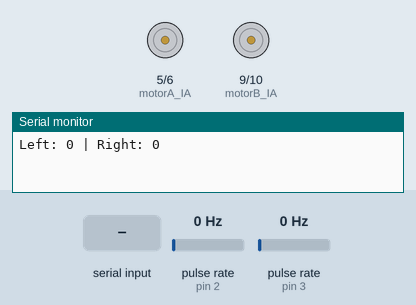
Bench run of a sketch on a simulated Arduino Uno, built with avr-gcc and run on an emulated ATmega328P. Shown: motor-driver pin pairs drawn as motors (green arrow = first pin HIGH = forward, orange = second pin HIGH = backward, longer = more drive), the last lines printed to the serial monitor. Wiring (inferred from the names in the program): 2 × pulse sensor: data pin 2 / data pin 3. The inputs (shaded band) are chosen by the test bench; at power-on: pulse rate (sensors on pin 2, pin 3) 0 Hz.

Above: at 1.2 s.
1.3 s: "F" received over Serial
At 1.6 s:
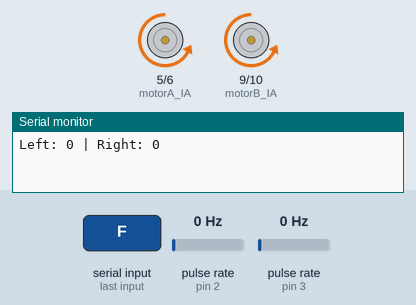
2.8 s: "B" received over Serial
At 3.9 s:
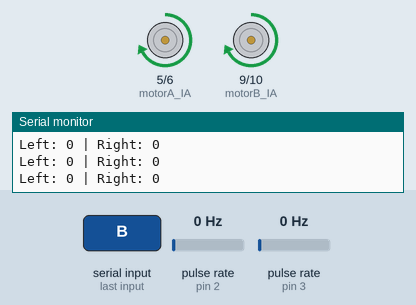
4.3 s: "L" received over Serial
At 5.0 s:
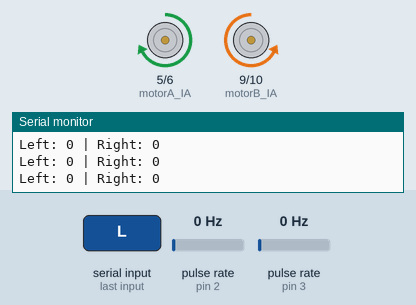
5.8 s: "R" received over Serial
At 6.2 s:
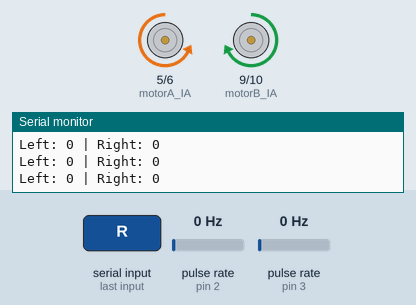
7.3 s: "b" received over Serial
At 8.5 s:
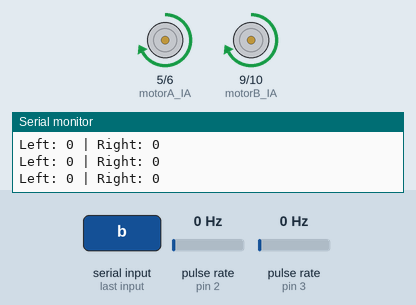
8.8 s: "l" received over Serial
At 9.7 s:
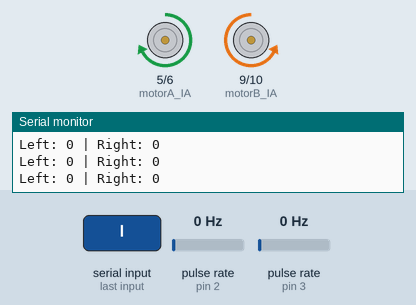
Timing chart, 0 to 11.3 s (numbered marks = the images above; inputs shaded):
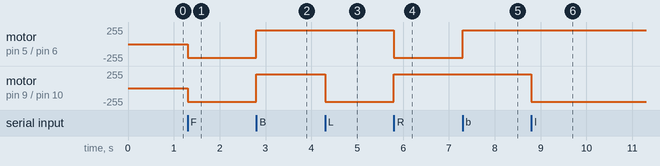

The sketch:

RC_Car_Arduino_2.ino
```cpp
// --- 모터 드라이버 제어 핀 (PWM 지원 핀: 5, 6, 9, 10) ---
const int motorA_IA = 5; // 왼쪽 모터 핀 1
const int motorA_IB = 6; // 왼쪽 모터 핀 2
const int motorB_IA = 9; // 오른쪽 모터 핀 1
const int motorB_IB = 10;// 오른쪽 모터 핀 2

// --- 모터 최대 속도 설정 (0 ~ 255) ---
// 255의 80% = 약 204
const int MAX_SPEED = 204;

// --- 엔코더 센서 핀 ---
const int encoderLeftPin = 2;  // 왼쪽 엔코더
const int encoderRightPin = 3; // 오른쪽 엔코더

// --- 엔코더 카운트 변수 ---
volatile long leftCount = 0;
volatile long rightCount = 0;

// 데이터 전송 타이머 변수
unsigned long previousMillis = 0;
const long interval = 1000; // 1초(1000ms)마다 전송

void setup() {
  Serial.begin(9600); // ESP32와 통신

  // 모터 핀 설정
  pinMode(motorA_IA, OUTPUT);
  pinMode(motorA_IB, OUTPUT);
  pinMode(motorB_IA, OUTPUT);
  pinMode(motorB_IB, OUTPUT);
  stopMotors();

  // 엔코더 핀 설정 (내장 풀업 저항 사용)
  pinMode(encoderLeftPin, INPUT_PULLUP);
  pinMode(encoderRightPin, INPUT_PULLUP);

  // 인터럽트 설정
  attachInterrupt(digitalPinToInterrupt(encoderLeftPin), countLeft, RISING);
  attachInterrupt(digitalPinToInterrupt(encoderRightPin), countRight, RISING);
}

void loop() {
  // 1. ESP32로부터 명령 수신 및 모터 동작
  if (Serial.available() > 0) {
    char command = Serial.read();

    switch (command) {
      case 'F': case 'f': moveForward(); break;
      case 'B': case 'b': moveBackward(); break;
      case 'L': case 'l': turnLeft(); break;
      case 'R': case 'r': turnRight(); break;
      case 'S': case 's': stopMotors(); break;
    }
  }

  // 2. 1초마다 핸드폰으로 엔코더 카운트 전송
  unsigned long currentMillis = millis();
  if (currentMillis - previousMillis >= interval) {
    previousMillis = currentMillis;

    Serial.print("Left: ");
    Serial.print(leftCount);
    Serial.print(" | Right: ");
    Serial.println(rightCount);
  }
}

// --- 인터럽트 함수 ---
void countLeft() {
  leftCount++;
}

void countRight() {
  rightCount++;
}

// --- 모터 제어 함수 (PWM 적용) ---
// 아날로그 출력(analogWrite)을 사용하여 속도를 제어합니다.

void moveForward() {
  digitalWrite(motorA_IA, LOW);  analogWrite(motorA_IB, MAX_SPEED);
  digitalWrite(motorB_IA, LOW);  analogWrite(motorB_IB, MAX_SPEED);
}

void moveBackward() {
  analogWrite(motorA_IA, MAX_SPEED); digitalWrite(motorA_IB, LOW);
  analogWrite(motorB_IA, MAX_SPEED); digitalWrite(motorB_IB, LOW);
}

void turnLeft() {
  analogWrite(motorA_IA, MAX_SPEED); digitalWrite(motorA_IB, LOW);
  digitalWrite(motorB_IA, LOW);      analogWrite(motorB_IB, MAX_SPEED);
}

void turnRight() {
  digitalWrite(motorA_IA, LOW);      analogWrite(motorA_IB, MAX_SPEED);
  analogWrite(motorB_IA, MAX_SPEED); digitalWrite(motorB_IB, LOW);
}

void stopMotors() {
  digitalWrite(motorA_IA, LOW); digitalWrite(motorA_IB, LOW);
  digitalWrite(motorB_IA, LOW); digitalWrite(motorB_IB, LOW);
}
```

Measured:
- after the input at 1.3 s, motor on pin 5 (motorA_IA) / pin 6 (motorA_IB), motor on pin 9 (motorB_IA) / pin 10 (motorB_IB): stopped → backward 204/255 at once
- after the input at 2.8 s, motor on pin 5 (motorA_IA) / pin 6 (motorA_IB), motor on pin 9 (motorB_IA) / pin 10 (motorB_IB): backward 204/255 → forward 204/255 at once
- after the input at 4.3 s, motor on pin 9 (motorB_IA) / pin 10 (motorB_IB): forward 204/255 → backward 204/255 at once
- after the input at 5.8 s, motor on pin 5 (motorA_IA) / pin 6 (motorA_IB): forward 204/255 → backward 204/255 at once; motor on pin 9 (motorB_IA) / pin 10 (motorB_IB): backward 204/255 → forward 204/255 at once
- after the input at 7.3 s, motor on pin 5 (motorA_IA) / pin 6 (motorA_IB): backward 204/255 → forward 204/255 at once
- after the input at 8.8 s, motor on pin 9 (motorB_IA) / pin 10 (motorB_IB): forward 204/255 → backward 204/255 at once
